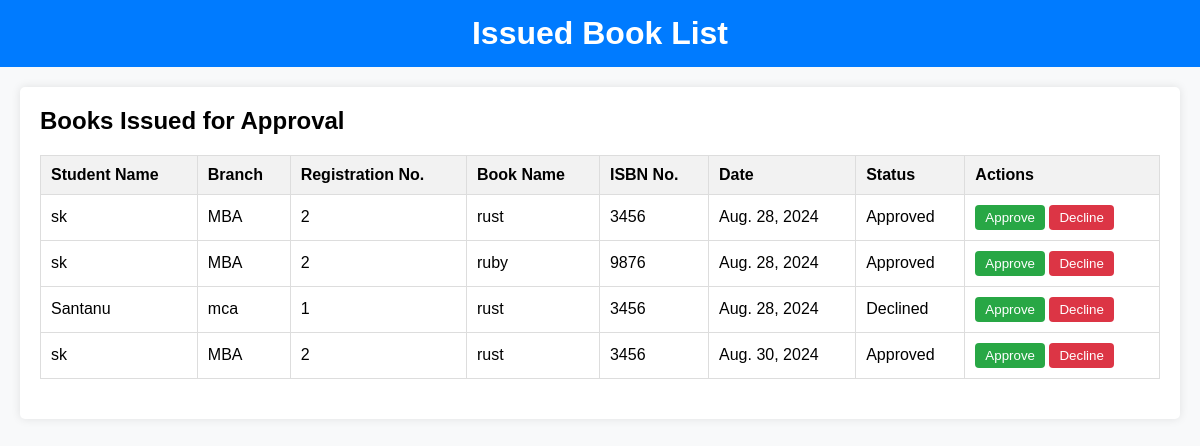
/book_issue_list, run on the app's committed database.
### home/models.py (models this page shows, shortened)
class book_issue(models.Model):
    regd_no=models.ForeignKey(student_master,on_delete=models.CASCADE)
    isbn_no=models.ForeignKey(Book,on_delete=models.CASCADE)
    date=models.DateField(default=timezone.now)
    approve=models.IntegerField(default=0)

class Book(models.Model):
    book_name=models.CharField(max_length=100)
    author=models.CharField(max_length=40)
    isbn_no=models.CharField(max_length=50,primary_key=True)

### register/models.py (models this page shows)
class student_master(models.Model):
    name=models.CharField(max_length=30)
    regd_no=models.AutoField(primary_key=True)
    branch=models.CharField(max_length=20)
    year=models.CharField(max_length=5)
    sec=models.CharField(max_length=5)
    mob=models.CharField(max_length=10)
    email=models.CharField(max_length=50)
    password=models.CharField(max_length=20)
    def __str__(self):
        return self.name

### home/views.py (the view, shortened to what this page needs)
# urls.py: path('book_issue_list',issue_list,name='book_issue_list'),
def issue_list(request):
    issues = book_issue.objects.all()
    return render(request, "book_issue_list.html", {"issues": issues})

### home/templates/book_issue_list.html (shortened to what this page needs)
<!DOCTYPE html>
<html lang="en">
<head>
</head>
<body>
    <div class="header">
        <h1>Issued Book List</h1>
    </div>
    <div class="container">
        <div class="issued-books">
            <h2>Books Issued for Approval</h2>
            <form method="post">
                <table>
                    <thead>
                        <tr>
                            <th>Student Name</th>
                            <th>Branch</th>
                            <th>Registration No.</th>
                            <th>Book Name</th>
                            <th>ISBN No.</th>
                            <th>Date</th>
                            <th>Status</th>
                            <th>Actions</th>
                        </tr>
                    </thead>
                    <tbody>
                        {% for issue in issues %}
                        <tr>
                            <td>{{ issue.regd_no }}</td>
                            <td>{{ issue.regd_no.branch }}</td>
                            <td>{{ issue.regd_no.regd_no }}</td>
                            <td>{{ issue.isbn_no.book_name }}</td>
                            <td>{{ issue.isbn_no.isbn_no }}</td>
                            <td>{{ issue.date }}</td>
                            <td>
                                {% if issue.approve == 1 %}
                                    Approved
                                {% elif issue.approve == 2 %}
                                    Declined
                                {% else %}
                                    Pending
                                {% endif %}
                            </td>
                            <td>
                                <button type="submit" name="issue_id" value="{{ issue.id }}" class="approve-btn" formaction="{% url 'approve_issue' %}" formmethod="post">Approve</button>
                                <button type="submit" name="issue_id" value="{{ issue.id }}" class="decline-btn" formaction="{% url 'decline_issue' %}" formmethod="post">Decline</button>
                            </td>
                        </tr>
                        {% endfor %}
                    </tbody>
                </table>
            </form>
        </div>
    </div>
</body>
</html>

### home/templates/book_issue_list.html (style rules this page uses)
body { font-family: Arial, sans-serif; margin: 0; padding: 0; background-color: #f8f9fa; }
.header { background-color: #007bff; color: #fff; padding: 15px; text-align: center; }
.header h1 { margin: 0; }
.container { margin: 20px; }
.issued-books { background-color: #fff; border-radius: 5px; padding: 20px; box-shadow: 0 0 10px rgba(0,0,0,0.1); }
.issued-books h2 { margin-top: 0; }
table { width: 100%; border-collapse: collapse; margin-bottom: 20px; }
table, th, td { border: 1px solid #ddd; }
th, td { padding: 10px; text-align: left; }
th { background-color: #f2f2f2; }
.approve-btn, .decline-btn { border: none; padding: 5px 10px; border-radius: 4px; cursor: pointer; color: #fff; }
.approve-btn { background-color: #28a745; }
.decline-btn { background-color: #dc3545; }

### data on the page
book_issue: regd_no "sk", regd_no.branch "MBA", regd_no.regd_no "2", isbn_no.book_name "rust", isbn_no.isbn_no "3456", date "Aug. 28, 2024", approve "Approved", {{ issue.id }} 1 (drawn)
book_issue: regd_no "sk", regd_no.branch "MBA", regd_no.regd_no "2", isbn_no.book_name "ruby", isbn_no.isbn_no "9876", date "Aug. 28, 2024", approve "Approved"
book_issue: regd_no "Santanu", regd_no.branch "mca", regd_no.regd_no "1", isbn_no.book_name "rust", isbn_no.isbn_no "3456", date "Aug. 28, 2024", approve "Declined", {{ issue.id }} 3 (drawn)
book_issue: regd_no "sk", regd_no.branch "MBA", regd_no.regd_no "2", isbn_no.book_name "rust", isbn_no.isbn_no "3456", date "Aug. 30, 2024", approve "Approved", {{ issue.id }} 4 (drawn)
